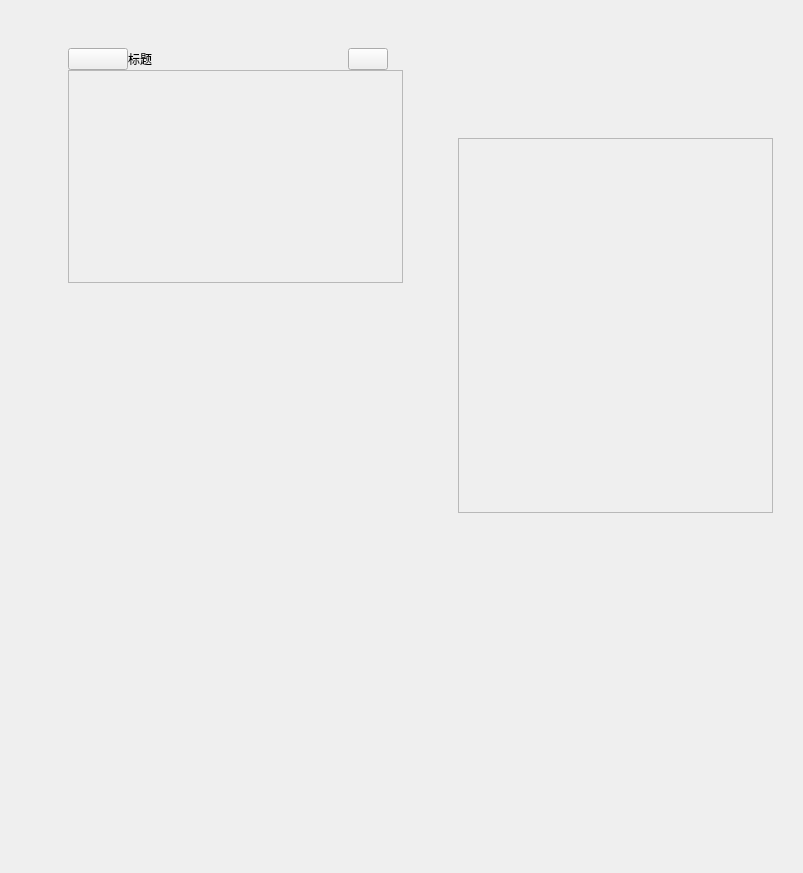
<?xml version="1.0" encoding="UTF-8"?>
<ui version="4.0">
 <class>MainWin</class>
 <widget class="QWidget" name="MainWin">
  <property name="geometry">
   <rect>
    <x>0</x>
    <y>0</y>
    <width>803</width>
    <height>873</height>
   </rect>
  </property>
  <property name="sizePolicy">
   <sizepolicy hsizetype="Preferred" vsizetype="Preferred">
    <horstretch>0</horstretch>
    <verstretch>0</verstretch>
   </sizepolicy>
  </property>
  <property name="minimumSize">
   <size>
    <width>0</width>
    <height>0</height>
   </size>
  </property>
  <property name="windowTitle">
   <string>MainWin</string>
  </property>
  <widget class="QWidget" name="wdg_main" native="true">
   <property name="geometry">
    <rect>
     <x>60</x>
     <y>40</y>
     <width>351</width>
     <height>251</height>
    </rect>
   </property>
   <property name="sizePolicy">
    <sizepolicy hsizetype="Expanding" vsizetype="Preferred">
     <horstretch>0</horstretch>
     <verstretch>0</verstretch>
    </sizepolicy>
   </property>
   <layout class="QVBoxLayout" name="verticalLayout_2">
    <property name="spacing">
     <number>0</number>
    </property>
    <property name="leftMargin">
     <number>8</number>
    </property>
    <property name="topMargin">
     <number>8</number>
    </property>
    <property name="rightMargin">
     <number>8</number>
    </property>
    <property name="bottomMargin">
     <number>8</number>
    </property>
    <item>
     <layout class="QHBoxLayout" name="horizontalLayout">
      <item>
       <widget class="QPushButton" name="btn_popMune">
        <property name="minimumSize">
         <size>
          <width>60</width>
          <height>0</height>
         </size>
        </property>
        <property name="text">
         <string/>
        </property>
        <property name="icon">
         <iconset>
          <selectedon>:/icon/menu.png</selectedon>
         </iconset>
        </property>
        <property name="autoDefault">
         <bool>false</bool>
        </property>
       </widget>
      </item>
      <item>
       <widget class="QLabel" name="lbl_title">
        <property name="text">
         <string>标题</string>
        </property>
       </widget>
      </item>
      <item>
       <spacer name="horizontalSpacer">
        <property name="orientation">
         <enum>Qt::Horizontal</enum>
        </property>
        <property name="sizeHint" stdset="0">
         <size>
          <width>40</width>
          <height>20</height>
         </size>
        </property>
       </spacer>
      </item>
      <item>
       <widget class="QPushButton" name="btn_tool">
        <property name="text">
         <string/>
        </property>
        <property name="icon">
         <iconset>
          <selectedon>:/icon/other.png</selectedon>
         </iconset>
        </property>
        <property name="iconSize">
         <size>
          <width>25</width>
          <height>25</height>
         </size>
        </property>
       </widget>
      </item>
      <item>
       <spacer name="horizontalSpacer_2">
        <property name="orientation">
         <enum>Qt::Horizontal</enum>
        </property>
        <property name="sizeType">
         <enum>QSizePolicy::Minimum</enum>
        </property>
        <property name="sizeHint" stdset="0">
         <size>
          <width>15</width>
          <height>20</height>
         </size>
        </property>
       </spacer>
      </item>
     </layout>
    </item>
    <item>
     <widget class="QStackedWidget" name="swdg_main">
      <property name="sizePolicy">
       <sizepolicy hsizetype="Expanding" vsizetype="Expanding">
        <horstretch>0</horstretch>
        <verstretch>0</verstretch>
       </sizepolicy>
      </property>
      <property name="minimumSize">
       <size>
        <width>0</width>
        <height>0</height>
       </size>
      </property>
      <property name="styleSheet">
       <string notr="true"/>
      </property>
      <property name="currentIndex">
       <number>3</number>
      </property>
      <widget class="QWidget" name="page_main0">
       <property name="styleSheet">
        <string notr="true"/>
       </property>
       <layout class="QVBoxLayout" name="verticalLayout_4">
        <property name="spacing">
         <number>0</number>
        </property>
        <property name="sizeConstraint">
         <enum>QLayout::SetMaximumSize</enum>
        </property>
        <property name="leftMargin">
         <number>0</number>
        </property>
        <property name="topMargin">
         <number>0</number>
        </property>
        <property name="rightMargin">
         <number>0</number>
        </property>
        <property name="bottomMargin">
         <number>0</number>
        </property>
        <item>
         <widget class="PageStandard" name="pStandard" native="true">
          <property name="maximumSize">
           <size>
            <width>16777215</width>
            <height>16777215</height>
           </size>
          </property>
         </widget>
        </item>
       </layout>
      </widget>
      <widget class="QWidget" name="page_main1">
       <property name="minimumSize">
        <size>
         <width>425</width>
         <height>690</height>
        </size>
       </property>
       <property name="maximumSize">
        <size>
         <width>425</width>
         <height>690</height>
        </size>
       </property>
       <layout class="QVBoxLayout" name="verticalLayout_3">
        <property name="spacing">
         <number>0</number>
        </property>
        <property name="sizeConstraint">
         <enum>QLayout::SetMaximumSize</enum>
        </property>
        <property name="leftMargin">
         <number>0</number>
        </property>
        <property name="topMargin">
         <number>0</number>
        </property>
        <property name="rightMargin">
         <number>0</number>
        </property>
        <property name="bottomMargin">
         <number>0</number>
        </property>
        <item>
         <widget class="PageScience" name="pScience">
          <property name="frameShape">
           <enum>QFrame::StyledPanel</enum>
          </property>
          <property name="frameShadow">
           <enum>QFrame::Raised</enum>
          </property>
         </widget>
        </item>
       </layout>
      </widget>
      <widget class="QWidget" name="page_main2">
       <layout class="QVBoxLayout" name="verticalLayout_5">
        <property name="spacing">
         <number>0</number>
        </property>
        <property name="leftMargin">
         <number>0</number>
        </property>
        <property name="topMargin">
         <number>0</number>
        </property>
        <property name="rightMargin">
         <number>0</number>
        </property>
        <property name="bottomMargin">
         <number>0</number>
        </property>
        <item>
         <widget class="PageProgram" name="pProgram">
          <property name="frameShape">
           <enum>QFrame::StyledPanel</enum>
          </property>
          <property name="frameShadow">
           <enum>QFrame::Raised</enum>
          </property>
         </widget>
        </item>
       </layout>
      </widget>
      <widget class="QWidget" name="page_main3">
       <layout class="QVBoxLayout" name="verticalLayout">
        <property name="spacing">
         <number>0</number>
        </property>
        <property name="leftMargin">
         <number>0</number>
        </property>
        <property name="topMargin">
         <number>0</number>
        </property>
        <property name="rightMargin">
         <number>0</number>
        </property>
        <property name="bottomMargin">
         <number>0</number>
        </property>
        <item>
         <widget class="PageFuncPlot" name="pFuntPlot">
          <property name="frameShape">
           <enum>QFrame::StyledPanel</enum>
          </property>
          <property name="frameShadow">
           <enum>QFrame::Raised</enum>
          </property>
         </widget>
        </item>
       </layout>
      </widget>
      <widget class="QWidget" name="page_main4">
       <layout class="QVBoxLayout" name="verticalLayout_7">
        <property name="spacing">
         <number>0</number>
        </property>
        <property name="leftMargin">
         <number>0</number>
        </property>
        <property name="topMargin">
         <number>0</number>
        </property>
        <property name="rightMargin">
         <number>0</number>
        </property>
        <property name="bottomMargin">
         <number>0</number>
        </property>
        <item>
         <widget class="PageDate" name="pData">
          <property name="frameShape">
           <enum>QFrame::StyledPanel</enum>
          </property>
          <property name="frameShadow">
           <enum>QFrame::Raised</enum>
          </property>
         </widget>
        </item>
       </layout>
      </widget>
      <widget class="QWidget" name="page_main5">
       <layout class="QVBoxLayout" name="verticalLayout_8">
        <property name="spacing">
         <number>0</number>
        </property>
        <property name="leftMargin">
         <number>0</number>
        </property>
        <property name="topMargin">
         <number>0</number>
        </property>
        <property name="rightMargin">
         <number>0</number>
        </property>
        <property name="bottomMargin">
         <number>0</number>
        </property>
        <item>
         <widget class="PageRelation" name="pRelation">
          <property name="frameShape">
           <enum>QFrame::StyledPanel</enum>
          </property>
          <property name="frameShadow">
           <enum>QFrame::Raised</enum>
          </property>
         </widget>
        </item>
       </layout>
      </widget>
     </widget>
    </item>
   </layout>
  </widget>
  <widget class="QStackedWidget" name="swdg_sub">
   <property name="geometry">
    <rect>
     <x>450</x>
     <y>130</y>
     <width>331</width>
     <height>391</height>
    </rect>
   </property>
   <property name="currentIndex">
    <number>0</number>
   </property>
   <widget class="QWidget" name="page_sub1">
    <layout class="QVBoxLayout" name="verticalLayout_6">
     <property name="leftMargin">
      <number>8</number>
     </property>
     <property name="topMargin">
      <number>8</number>
     </property>
     <property name="rightMargin">
      <number>8</number>
     </property>
     <property name="bottomMargin">
      <number>8</number>
     </property>
     <item>
      <widget class="PageHistory" name="pHistory">
       <property name="sizePolicy">
        <sizepolicy hsizetype="Preferred" vsizetype="Preferred">
         <horstretch>0</horstretch>
         <verstretch>0</verstretch>
        </sizepolicy>
       </property>
       <property name="frameShape">
        <enum>QFrame::StyledPanel</enum>
       </property>
       <property name="frameShadow">
        <enum>QFrame::Raised</enum>
       </property>
      </widget>
     </item>
    </layout>
   </widget>
   <widget class="QWidget" name="page_2"/>
  </widget>
 </widget>
 <customwidgets>
  <customwidget>
   <class>PageStandard</class>
   <extends>QWidget</extends>
   <header>PageStandard/PageStandard.h</header>
   <container>1</container>
  </customwidget>
  <customwidget>
   <class>PageDate</class>
   <extends>QFrame</extends>
   <header>PageDate/PageDate.h</header>
   <container>1</container>
  </customwidget>
  <customwidget>
   <class>PageScience</class>
   <extends>QFrame</extends>
   <header>PageScience/PageScience.h</header>
   <container>1</container>
  </customwidget>
  <customwidget>
   <class>PageProgram</class>
   <extends>QFrame</extends>
   <header>PageProgram/PageProgram.h</header>
   <container>1</container>
  </customwidget>
  <customwidget>
   <class>PageRelation</class>
   <extends>QFrame</extends>
   <header>PageRelation/PageRelation.h</header>
   <container>1</container>
  </customwidget>
  <customwidget>
   <class>PageFuncPlot</class>
   <extends>QFrame</extends>
   <header>PageFuncPlot/PageFuncPlot.h</header>
   <container>1</container>
  </customwidget>
  <customwidget>
   <class>PageHistory</class>
   <extends>QFrame</extends>
   <header>PageHistory/PageHistory.h</header>
   <container>1</container>
  </customwidget>
 </customwidgets>
 <resources>
  <include location="../../assets/res.qrc"/>
 </resources>
 <connections/>
</ui>
